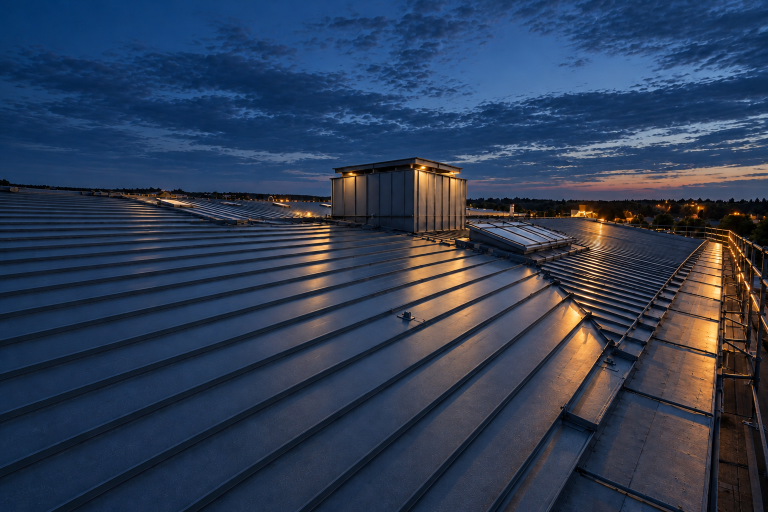
#> input picture design-assets/direction-hero-blue-hour/pokrivelni-roboty.png, 1536 x 1024 px, found by its file name (shown at 1/2 size)
$ python generate-roof-phone-crop.py
#> lines starting #> are read from the running program, lines starting #| are printed output that depends on the picture
"""Deterministic mobile crop of existing approved illustrations; no generated pixels.

The 784x844 window removes 180px of sky while retaining the roof upstand and seams.
Desktop originals are never changed. Run from the repository root with Pillow.
"""
from pathlib import Path
from hashlib import sha256
from PIL import Image
import json

ROOT = Path(__file__).resolve().parents[1]
OUT = ROOT / 'public/media-responsive'
result = {}
for theme, folder in [('light', 'direction-hero-photo-variant'), ('dark', 'direction-hero-blue-hour')]:
    source = ROOT / 'design-assets' / folder / 'pokrivelni-roboty.png'
    with Image.open(source) as image:
#> image is the input picture: PIL image 1536x1024 RGB; mean R, G, B 47.3, 61.3, 85.5
        crop = image.convert('RGB').crop((429, 180, 1213, 1024))
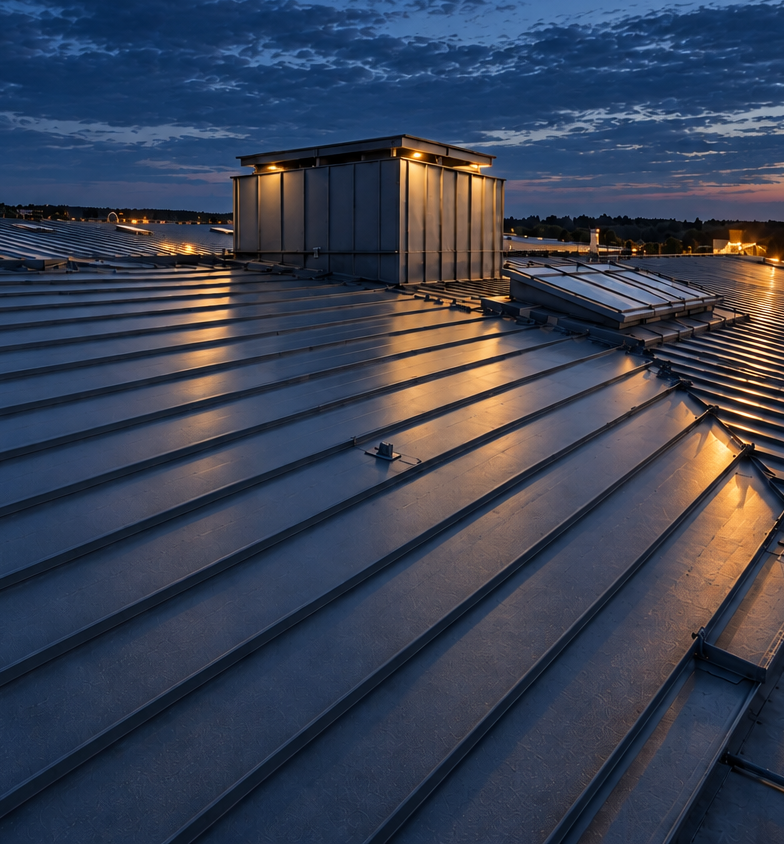
#> crop: PIL image 784x844 RGB; mean R, G, B 57.4, 64.9, 82.7
        result[theme] = {'source': str(source.relative_to(ROOT)), 'crop': [429, 180, 1213, 1024], 'position': '45% center'}
        for extension, quality in [('avif', 60), ('webp', 82)]:
            import io
            buffer = io.BytesIO()
#> (the run stopped early here; a loop or call above may not have finished)

$ run again, with design-assets/direction-hero-blue-hour/angary.png copied over design-assets/direction-hero-blue-hour/pokrivelni-roboty.png
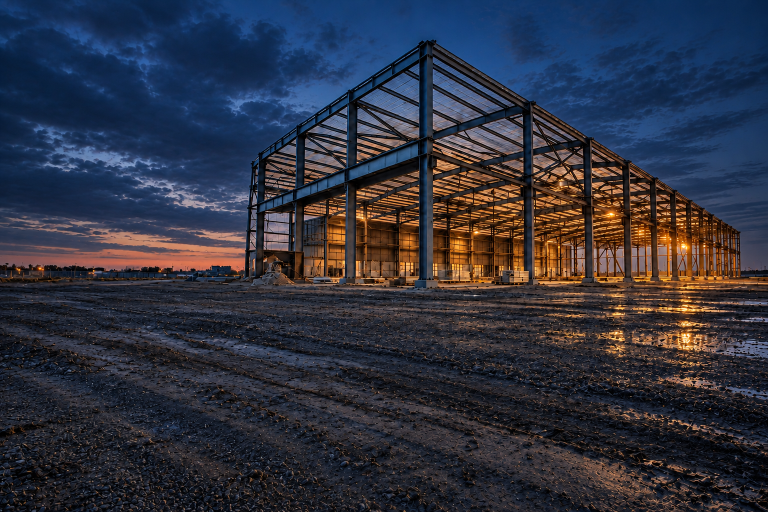
#> input picture design-assets/direction-hero-blue-hour/angary.png, 1536 x 1024 px, found by its file name (shown at 1/2 size)
#> image is the input picture: PIL image 1536x1024 RGB; mean R, G, B 47.9, 50.6, 64
#> `crop = image.convert('RGB').crop((429, 180, 1213, 1024))`:
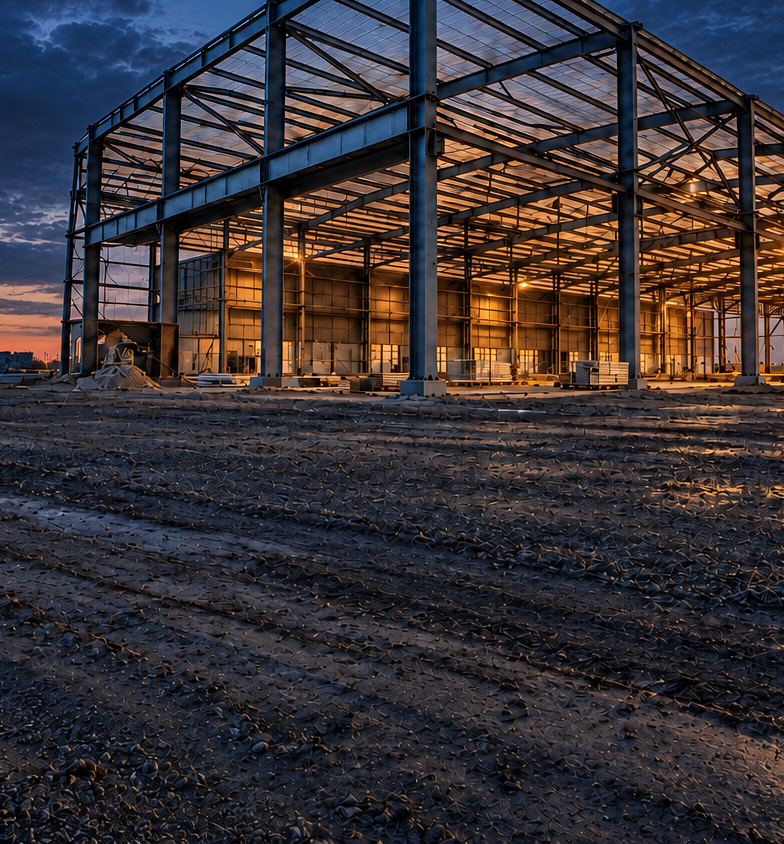
#> crop: PIL image 784x844 RGB; mean R, G, B 57.6, 51.3, 54.2

$ run again, with design-assets/direction-hero-blue-hour/betonni-roboty.png copied over design-assets/direction-hero-blue-hour/pokrivelni-roboty.png
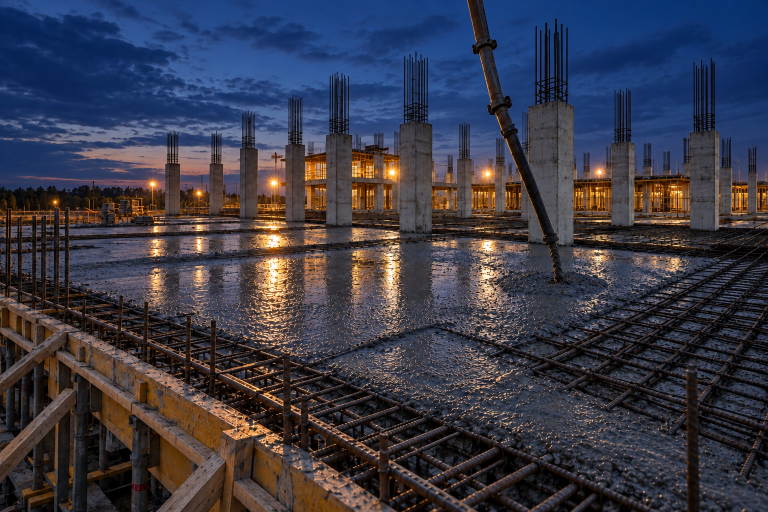
#> input picture design-assets/direction-hero-blue-hour/betonni-roboty.png, 1536 x 1024 px, found by its file name (shown at 1/2 size)
#> image is the input picture: PIL image 1536x1024 RGB; mean R, G, B 58.3, 58.5, 72.2
#> `crop = image.convert('RGB').crop((429, 180, 1213, 1024))`:
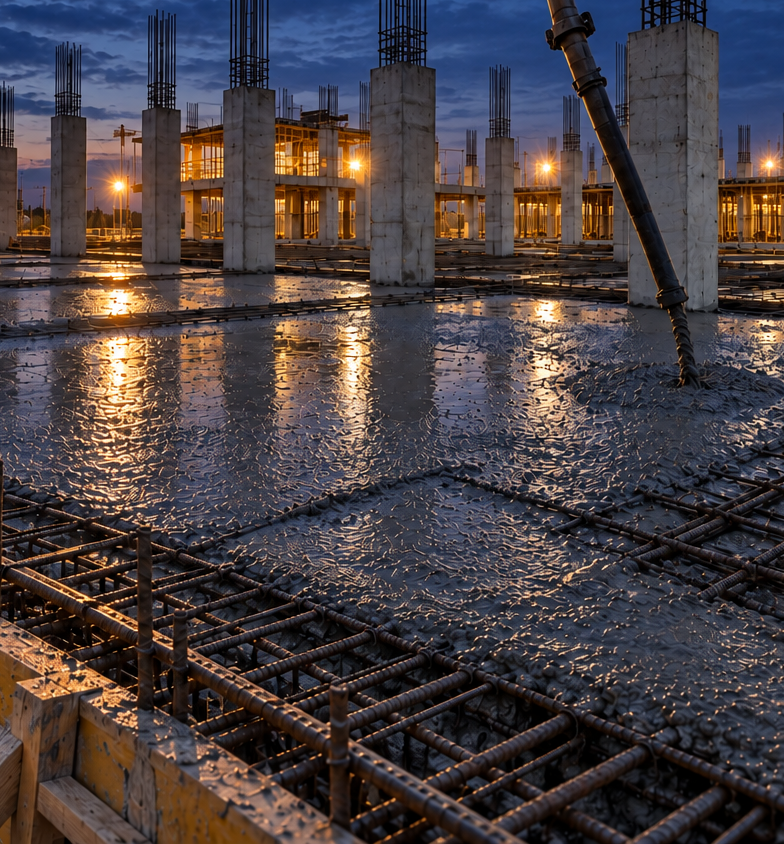
#> crop: PIL image 784x844 RGB; mean R, G, B 72.9, 64.4, 66.9

$ run again, with design-assets/direction-hero-blue-hour/metalokonstruktsii.png copied over design-assets/direction-hero-blue-hour/pokrivelni-roboty.png
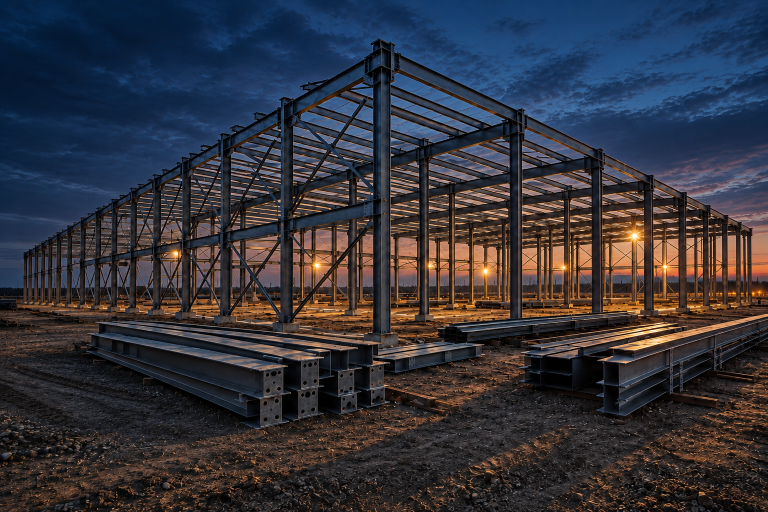
#> input picture design-assets/direction-hero-blue-hour/metalokonstruktsii.png, 1536 x 1024 px, found by its file name (shown at 1/2 size)
#> image is the input picture: PIL image 1536x1024 RGB; mean R, G, B 52.1, 52.3, 61
#> `crop = image.convert('RGB').crop((429, 180, 1213, 1024))`:
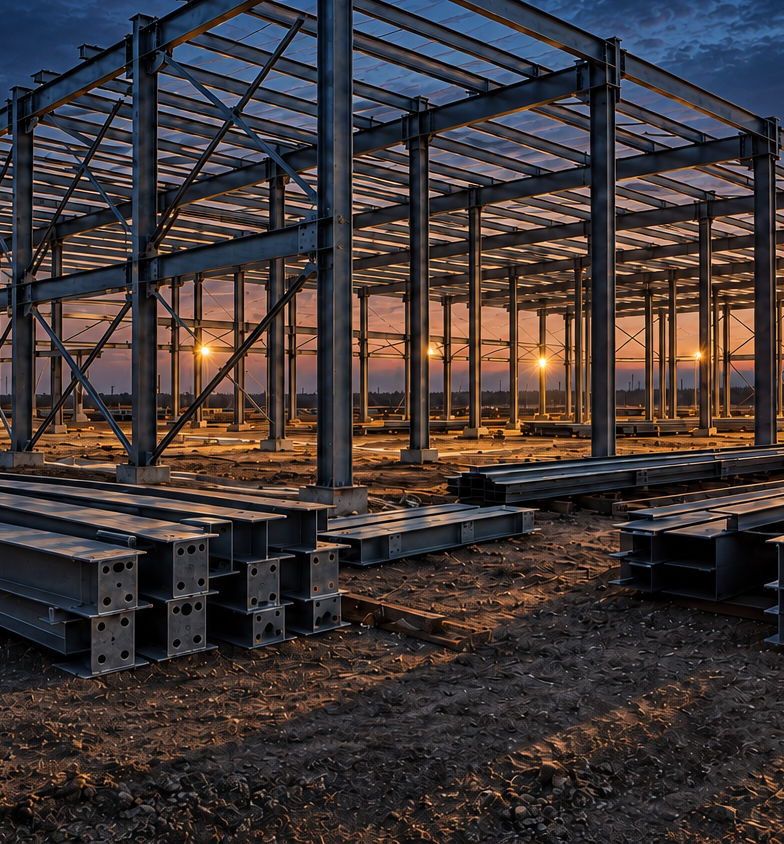
#> crop: PIL image 784x844 RGB; mean R, G, B 63.5, 55, 54.7
